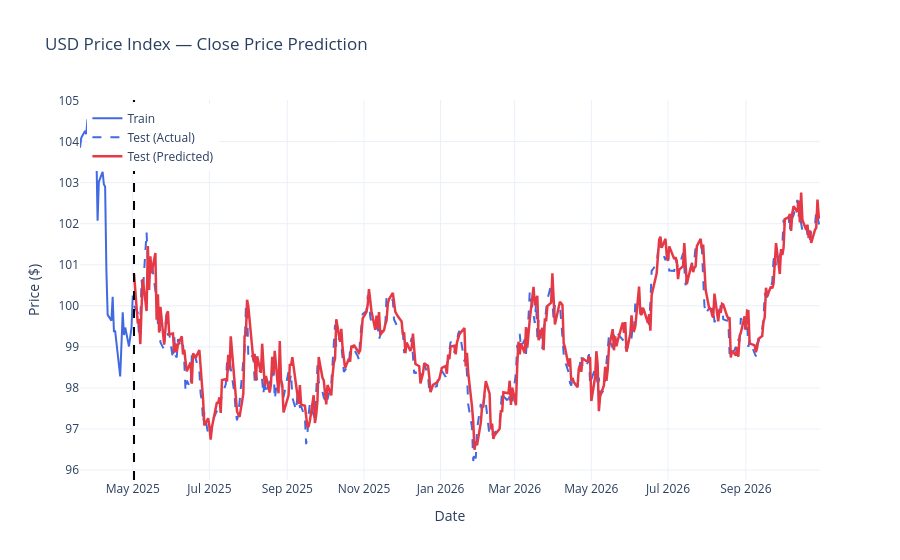

This figure's notebook cell:
### Markdown cell above
# Visualize Predictions

### Code cell
train_dates = train_df['Date'].iloc[history_size:]
test_dates = test_df['Date'].iloc[history_size:]

# Create figure
fig = go.Figure()

# Training data (last history_size samples only)
fig.add_trace(go.Scatter(
    x=train_dates.iloc[-history_size:],
    y=np.ravel(y_train)[-history_size:],
    mode='lines',
    name='Train',
    line=dict(color='royalblue', width=2)
))

# Test actual values
fig.add_trace(go.Scatter(
    x=test_dates,
    y=np.ravel(y_test),
    mode='lines',
    name='Test (Actual)',
    line=dict(color='royalblue', width=2, dash='dash')
))

# Vertical dashed line separating train/test
fig.add_shape(
    type='line',
    x0=test_dates.iloc[0],
    x1=test_dates.iloc[0],
    y0=0,
    y1=1,
    xref='x',
    yref='paper',
    line=dict(color='black', width=2, dash='dash')
)

# Prediction line for test set
fig.add_trace(go.Scatter(
    x=test_dates,
    y=np.ravel(y_pred),
    mode='lines',
    name='Test (Predicted)',
    line=dict(color='#E63946', width=2.5)
))

# Layout
fig.update_layout(
    title='USD Price Index — Close Price Prediction',
    xaxis_title='Date',
    yaxis_title='Price ($)',
    template='plotly_white',
    legend=dict(x=0.01, y=0.99),
    hovermode='x unified'
)

fig.show()

### Figure 1 — Plotly figure (JSON) as saved in the notebook; plotly's stock layout.template omitted (floating-point values rounded to 4 significant figures; data arrays with more than 128 entries replaced by an {"elided": "..."} marker saying what was removed)
{"data": [{"line": {"color": "royalblue", "width": 2}, "mode": "lines", "name": "Train", "type": "scatter", "x": ["2025-03-20T00:00:00-04:00", "2025-03-21T00:00:00-04:00", "2025-03-24T00:00:00-04:00", "2025-03-25T00:00:00-04:00", "2025-03-26T00:00:00-04:00", "2025-03-27T00:00:00-04:00", "2025-03-28T00:00:00-04:00", "2025-03-31T00:00:00-04:00", "2025-04-01T00:00:00-04:00", "2025-04-02T00:00:00-04:00", "2025-04-03T00:00:00-04:00", "2025-04-04T00:00:00-04:00", "2025-04-07T00:00:00-04:00", "2025-04-08T00:00:00-04:00", "2025-04-09T00:00:00-04:00", "2025-04-10T00:00:00-04:00", "2025-04-11T00:00:00-04:00", "2025-04-14T00:00:00-04:00", "2025-04-15T00:00:00-04:00", "2025-04-16T00:00:00-04:00", "2025-04-17T00:00:00-04:00", "2025-04-21T00:00:00-04:00", "2025-04-22T00:00:00-04:00", "2025-04-23T00:00:00-04:00", "2025-04-24T00:00:00-04:00", "2025-04-25T00:00:00-04:00", "2025-04-28T00:00:00-04:00", "2025-04-29T00:00:00-04:00", "2025-04-30T00:00:00-04:00", "2025-05-01T00:00:00-04:00"], "y": [103.8, 104.1, 104.3, 104.2, 104.6, 104.1, 104.0, 104.2, 104.3, 103.8, 102.1, 103.0, 103.3, 103.0, 102.9, 100.9, 99.78, 99.64, 100.2, 99.38, 99.38, 98.28, 98.92, 99.84, 99.29, 99.47, 99.01, 99.24, 99.47, 100.2]}, {"line": {"color": "royalblue", "dash": "dash", "width": 2}, "mode": "lines", "name": "Test (Actual)", "type": "scatter", "x": {"elided": "378 str values"}, "y": {"elided": "378 float values"}}, {"line": {"color": "#E63946", "width": 2.5}, "mode": "lines", "name": "Test (Predicted)", "type": "scatter", "x": {"elided": "378 str values"}, "y": {"elided": "378 float values"}}], "layout": {"hovermode": "x unified", "legend": {"x": 0.01, "y": 0.99}, "shapes": [{"line": {"color": "black", "dash": "dash", "width": 2}, "type": "line", "x0": "2025-05-02T00:00:00-04:00", "x1": "2025-05-02T00:00:00-04:00", "xref": "x", "y0": 0, "y1": 1, "yref": "paper"}], "title": {"text": "USD Price Index — Close Price Prediction"}, "xaxis": {"title": {"text": "Date"}}, "yaxis": {"title": {"text": "Price ($)"}}}}
